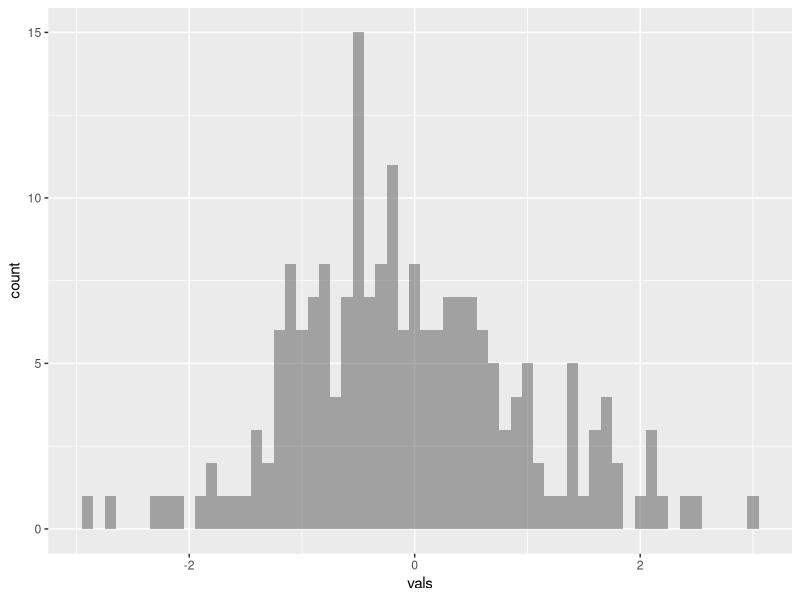
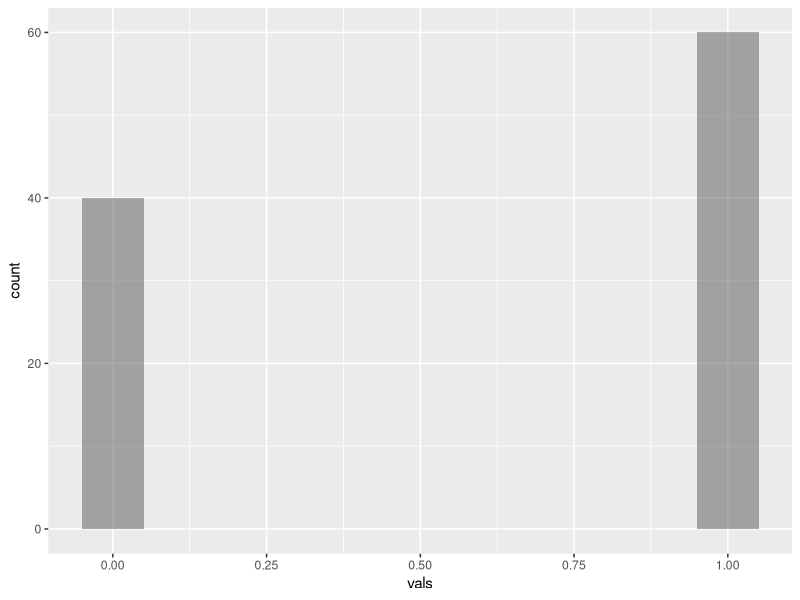

Here is the R script that generated these plots, in order: (Note: this script raises an error after producing the figures.)
library(ggplot2)

set.seed(1234)
Nums = data.frame(vals = rnorm(200))

ggplot(Nums, aes(x=vals)) +
  geom_histogram(binwidth=.1, alpha=.5, position="identity")

BiNums = data.frame(vals = rbinom(n=100, size=1, prob=0.5))

ggplot(BiNums, aes(x=vals)) +
  geom_histogram(binwidth=.1, alpha=.5, position="identity")

PoiNum = data.frame(vals = rpois(n = 100, lambda = 0.5))

ggplot(PoiNums, aes(x=vals)) +
  geom_histogram(binwidth=.1, alpha=.5, position="identity")
